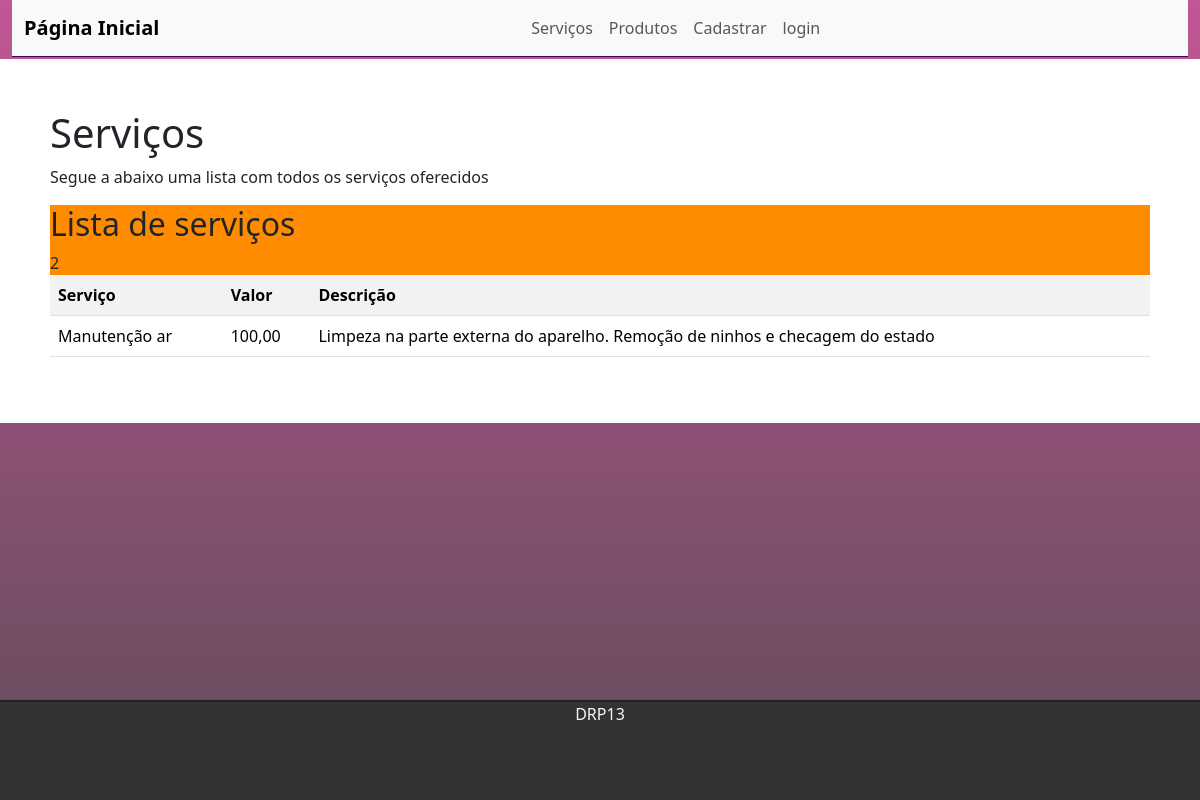
/servicesList, run on the app's committed database.
### services/models.py (models this page shows, shortened)
class Service(models.Model):
    id = models.BigAutoField(primary_key=True)
    service = models.CharField(max_length=30)
    category = models.CharField(choices=categoryService)
    value = models.CharField(max_length=10)
    description = models.CharField(max_length=100)

### services/views.py (the view)
# urls.py: path('servicesList', views.servicesList, name='servicesList'),
def servicesList(request):
    services = Service.objects.all().order_by('-id')
    return render(request, 'services/servicesList.html', {'services':services})

### templates/services/servicesList.html (shortened to what this page needs)
{% extends 'tasks/index.html' %}
{% block content %}
<div class="text-box">
    <h1> Serviços </h1>
    <p> Segue a abaixo uma lista com todos os serviços oferecidos
    </p>
        <div class="table-responive table-edit" >
            <h2>Lista de serviços</h2>
            <table class="table table-striped">
                <tr>
                    <th>Serviço</th>
                    <th>Valor</th>
                    <th>Descrição</th>
                </tr>
                {% for task in services %}
                <tr>
                    <td>{{task.service}}</td>
                    <td>{{task.value}}</td>
                    <td>{{task.description}}</td>
                </tr>
                {%endfor %}
            </table>
        </div>
</div>
{% endblock %}

### static/css/style.css (style rules this page uses)
.text-box { background: #ffffff; text-align: justify; padding: 50px; }
.table-edit { background-color: darkorange; }
body { background: linear-gradient( rgba(167, 15, 103, 0.7), rgba(29, 0, 19, 0.7)); background-repeat: no-repeat; }

### data on the page
Service: service "Manutenção ar", value "100,00", description "Limpeza na parte externa do aparelho. Remoção de ninhos e checagem do estado"
